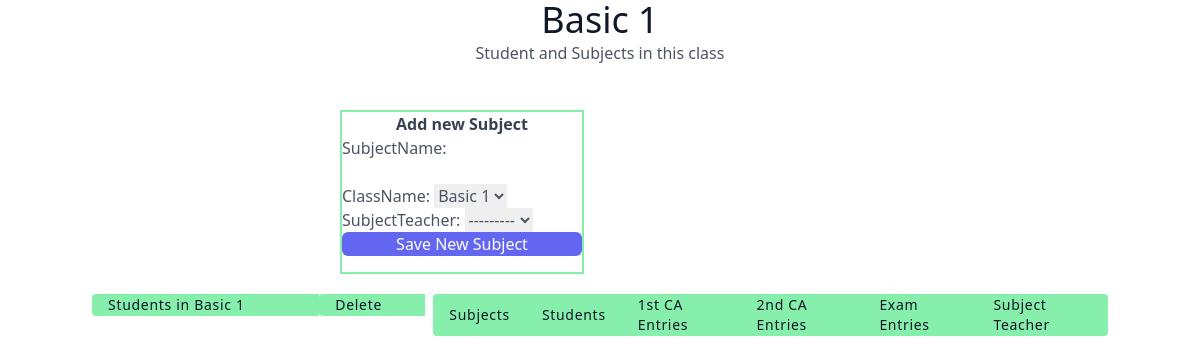
The app's page /classDetails/44/, older data.
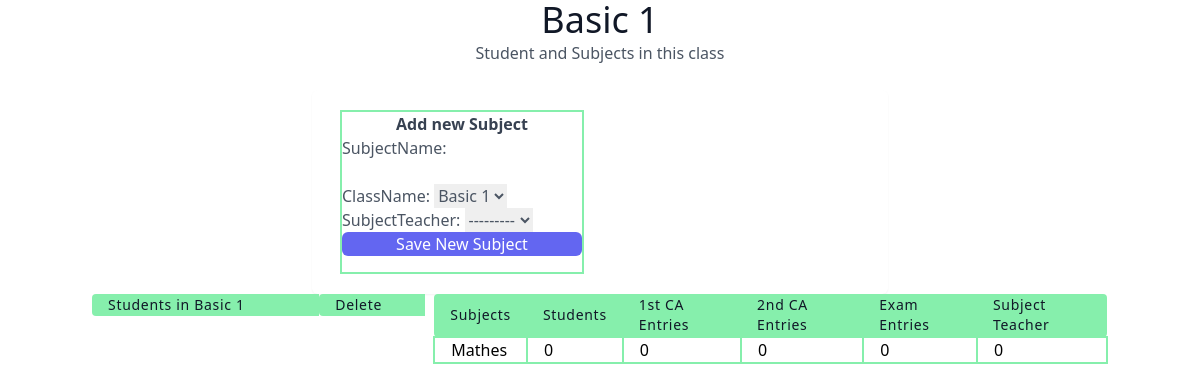
The same page, newer data.
### result/models.py (models this page shows, shortened)
class allsubject(models.Model):
    subjectTeacher = models.ForeignKey(User, on_delete=models.SET_NULL, null=True)
    className = models.ForeignKey(all_class, related_name="subjectclass", on_delete=models.SET_NULL, null=True)
    subjectName = models.CharField(max_length=100)
    date = models.DateField(auto_now_add=True)
    class Meta:
        ordering = ['subjectName']

### result/views.py (the view, shortened to what this page needs)
# urls.py: path('classDetails/<int:pk>/', classDetails.as_view(), name='classDetails'),
class classDetails(DetailView):
    model = all_class
    context_object_name = 'all_class'
    def get(self, request,pk, *args, **kwargs):
        Form = subjectForm()
        Form.fields['className'].choices = [(self.kwargs['pk'], self.get_object().className)]
        return render(request, 'result/classDetails.html',
                        {'all_class': self.get_object(),'form': Form})

### result/forms.py
class subjectForm(forms.ModelForm):
    class Meta:
        model = allsubject
        fields = ['subjectName', 'className']

### result/templates/result/classDetails.html (shortened to what this page needs)
<script src="https://cdn.tailwindcss.com"></script>
<link rel="stylesheet" href="https://cdn.tailgrids.com/tailgrids-fallback.css" />
<section class="text-gray-600 body-font px-5">
   <div class="container px-1 mx-auto">
     <div class="flex flex-col text-center w-full">
       <h1 class="sm:text-4xl font-medium title-font text-gray-900"> {{all_class.className}} </h1>
       <p class="lg:w-2/3 mx-auto leading-relaxed text-base">Student and Subjects in this class</p>
       <br/>
     </div>
          <div class="container">
            <div class="max-w-xl p-5 mx-auto bg-white rounded-md shadow-sm">
              <div class=" grid grid-cols-2 gap-4">
               <div class="mx-2 border-2 border-green-300">
                <div class="text-center">
                  <h1 class=" font-semibold text-gray-700">Add new Subject</h1>
                </div>
                <form action="" method="POST">
                  {{ form.as_p }}
                    <button
                      type="submit"
                      class="w-full px-2 text-white bg-indigo-500 rounded-md  focus:bg-indigo-600 focus:outline-none"
                    >
                      Save New Subject
                    </button>
                  </div>
               </div>
          </div>
     </div>
     <div class = "grid grid-cols-3 gap-2" >
       <div>
        <table class="table-auto w-full text-left whitespace-no-wrap">
          <thead>
            <tr  >
              <th class="px-4 title-font tracking-wider font-medium text-gray-900 text-sm bg-green-300 rounded-tl rounded-bl">
                Students in {{all_class.className}}
              </th>
              <th class="px-4 title-font tracking-wider font-medium text-gray-900 text-sm bg-green-300 rounded-tl rounded-bl">
                Delete
              </th>
            </tr>
          </thead>
        </table>
       </div>
       <div class = "col-span-2">
        <table class="table-auto w-full text-left whitespace-no-wrap ">
          <thead>
            <tr  >
              <th class="px-4 title-font tracking-wider font-medium text-gray-900 text-sm bg-green-300 rounded-tl rounded-bl">Subjects</th>
              <th class="px-4 title-font tracking-wider font-medium text-gray-900 text-sm bg-green-300">Students</th>
              <th class="px-4 title-font tracking-wider font-medium text-gray-900 text-sm bg-green-300">1st CA Entries</th>
              <th class="px-4 title-font tracking-wider font-medium text-gray-900 text-sm bg-green-300">2nd CA Entries</th>
              <th class="px-4 title-font tracking-wider font-medium text-gray-900 text-sm bg-green-300">Exam Entries</th>
              <th class="px-4 title-font tracking-wider font-medium text-gray-900 text-sm bg-green-300 rounded-tr rounded-br">Subject Teacher</th>
            </tr>
          </thead>
          <tbody>
            {% for subject in all_class.subjectclass.all %}
            <tr>
              <td class="px-4 border-2 border-green-300 hover:bg-yellow-300"> <a href="{% url 'result:subjectDetails' subject.id %}"> {{ subject.subjectName }} </a> </td>
              <td class="px-4 border-2 border-green-300">0 </td>
              <td class="px-4 border-2 border-green-300">0 </td>
              <td class="px-4 border-2 border-green-300">0 </td>
              <td class="px-4 border-2 border-green-300">0 </td>
              <td class="px-4 border-2 border-green-300">0 </td>
            </tr>
            {% endfor %}
          </tbody>
        </table>
       </div>
     </div>
   </div>
 </section>

Row changes from the older to the newer data that the page shows:
added allsubject: subjectName "Mathes"
